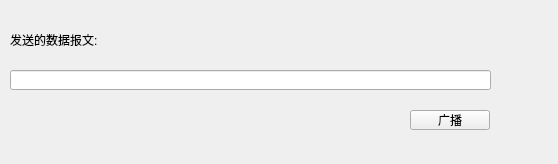
<?xml version="1.0" encoding="UTF-8"?>
<ui version="4.0">
 <class>Widget</class>
 <widget class="QWidget" name="Widget">
  <property name="geometry">
   <rect>
    <x>0</x>
    <y>0</y>
    <width>558</width>
    <height>164</height>
   </rect>
  </property>
  <property name="windowTitle">
   <string>Widget</string>
  </property>
  <widget class="QLabel" name="label">
   <property name="geometry">
    <rect>
     <x>10</x>
     <y>30</y>
     <width>181</width>
     <height>20</height>
    </rect>
   </property>
   <property name="text">
    <string>发送的数据报文:</string>
   </property>
  </widget>
  <widget class="QLineEdit" name="lineEdit">
   <property name="geometry">
    <rect>
     <x>10</x>
     <y>70</y>
     <width>481</width>
     <height>20</height>
    </rect>
   </property>
  </widget>
  <widget class="QPushButton" name="pushButton">
   <property name="geometry">
    <rect>
     <x>410</x>
     <y>110</y>
     <width>80</width>
     <height>20</height>
    </rect>
   </property>
   <property name="text">
    <string>广播</string>
   </property>
  </widget>
 </widget>
 <layoutdefault spacing="6" margin="11"/>
 <resources/>
 <connections/>
</ui>
